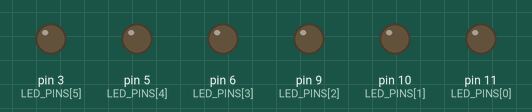
Simulated run of this sketch. Board: Arduino Uno, built with avr-gcc and run on an emulated ATmega328P. On the bench: output pins drawn as LEDs (lit = HIGH).

Above: at 0.15 s.
At 5.15 s:
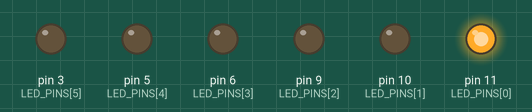
At 6.06 s:
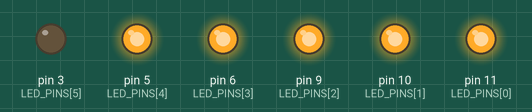
At 8.46 s:
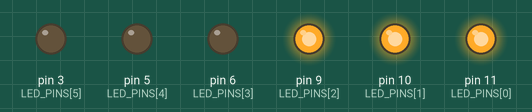
At 9.2 s:
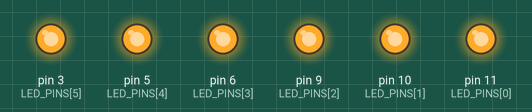
Timing chart, 0 to 10.1 s (numbered marks = the images above):
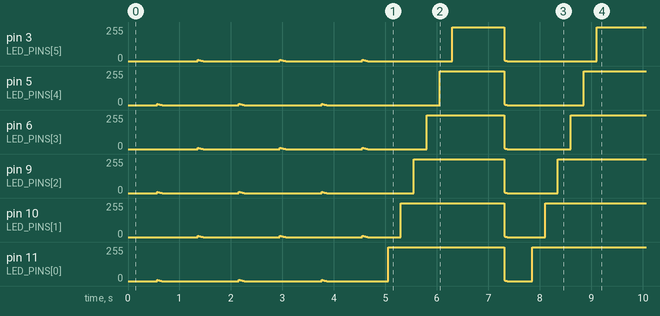

The sketch:

sketch.ino
```cpp
// 6 LED: chớp so le + chạy tăng dần từ trái qua phải – Arduino Uno
// Mạch giữ nguyên như prototype 06 (LED xếp từ trái sang phải):
//   LED 1 -> ~11   LED 2 -> ~10   LED 3 -> ~9
//   LED 4 -> ~6    LED 5 -> ~5    LED 6 -> ~3
//   Chân dương (chân cong) nối chân PWM, chân âm nối hàng GND trên breadboard
//   Mạch thật: thêm điện trở 220Ω nối tiếp mỗi LED
//
// Chương trình tự chuyển qua lại giữa 2 hiệu ứng:
//   1. So le:         LED lẻ (1, 3, 5) và chẵn (2, 4, 6) thay phiên chớp sáng rồi tắt dần
//   2. Chạy tăng dần: LED lần lượt sáng dần từ trái qua phải đến khi sáng hết dãy,
//                     giữ một nhịp rồi cả dãy cùng tắt dần

const uint8_t LED_PINS[] = {11, 10, 9, 6, 5, 3};   // thứ tự từ trái qua phải
const uint8_t LED_COUNT  = sizeof(LED_PINS) / sizeof(LED_PINS[0]);

// ---- Số vòng chạy mỗi hiệu ứng trước khi chuyển (đặt 0 để bỏ hiệu ứng đó) ----
const uint8_t SO_LE_ROUNDS = 3;
const uint8_t CHAY_ROUNDS  = 2;

// ---- Hiệu ứng 1: so le (đơn vị: mili giây) ----
const unsigned long SO_LE_ATTACK_MS = 0;     // 0 = chớp sáng ngay, >0 = sáng dần
const unsigned long SO_LE_DECAY_MS  = 700;   // thời gian tắt dần
const unsigned long SO_LE_GAP_MS    = 100;   // tắt hẳn trước khi nhóm kia chớp
const unsigned long SO_LE_HALF_MS   = SO_LE_ATTACK_MS + SO_LE_DECAY_MS + SO_LE_GAP_MS;
const unsigned long SO_LE_ROUND_MS  = 2 * SO_LE_HALF_MS;

// ---- Hiệu ứng 2: chạy tăng dần từ trái qua phải (đơn vị: mili giây) ----
const unsigned long CHAY_STEP_MS = 250;      // LED kế bên phải bắt đầu sáng sau bao lâu
const unsigned long CHAY_IN_MS   = 250;      // mỗi LED sáng dần lên trong bao lâu
const unsigned long CHAY_HOLD_MS = 500;      // giữ khi cả dãy đã sáng hết
const unsigned long CHAY_OUT_MS  = 600;      // cả dãy cùng tắt dần
const unsigned long CHAY_GAP_MS  = 200;      // tắt hẳn trước vòng tiếp theo
const unsigned long CHAY_FULL_MS  = (LED_COUNT - 1) * CHAY_STEP_MS + CHAY_IN_MS;  // lúc LED cuối sáng hết
const unsigned long CHAY_ROUND_MS = CHAY_FULL_MS + CHAY_HOLD_MS + CHAY_OUT_MS + CHAY_GAP_MS;

// ---- Cả chương trình: so le N vòng -> chạy tăng dần M vòng -> lặp lại ----
const unsigned long SO_LE_TOTAL_MS = SO_LE_ROUNDS * SO_LE_ROUND_MS;
const unsigned long SHOW_MS        = SO_LE_TOTAL_MS + CHAY_ROUNDS * CHAY_ROUND_MS;
static_assert(SHOW_MS > 0, "Can it nhat mot hieu ung co so vong lon hon 0");

int lastPwm[LED_COUNT];                      // giá trị đã ghi, chỉ ghi lại khi thay đổi

// Mắt người nhạy với vùng tối hơn vùng sáng.
// Bình phương mức sáng để LED sáng/tắt đều mắt.
uint8_t gammaPwm(uint8_t level) {
  return (uint16_t)level * level / 255;
}

// Tăng từ 0 lên 255 trong khoảng `duration`, tính tại thời điểm t
uint8_t rampUp(unsigned long t, unsigned long duration) {
  if (duration == 0 || t >= duration) return 255;
  return t * 255UL / duration;
}

// Hiệu ứng 1: độ sáng LED thứ i tại thời điểm t trong một vòng so le
uint8_t levelSoLe(uint8_t i, unsigned long t) {
  unsigned long offset = (i % 2 == 0) ? 0 : SO_LE_HALF_MS;   // nhóm chẵn trễ đúng nửa vòng
  t = (t + SO_LE_ROUND_MS - offset) % SO_LE_ROUND_MS;
  if (t < SO_LE_ATTACK_MS) return rampUp(t, SO_LE_ATTACK_MS);           // đang sáng lên
  t -= SO_LE_ATTACK_MS;
  if (t < SO_LE_DECAY_MS) return 255 - rampUp(t, SO_LE_DECAY_MS);      // đang tắt dần
  return 0;                                                              // chờ nhóm kia
}

// Hiệu ứng 2: độ sáng LED thứ i tại thời điểm t trong một vòng chạy tăng dần
uint8_t levelChay(uint8_t i, unsigned long t) {
  unsigned long start = i * CHAY_STEP_MS;    // LED càng bên phải càng sáng muộn
  if (t < CHAY_FULL_MS + CHAY_HOLD_MS) {     // giai đoạn sáng tăng dần + giữ
    return (t < start) ? 0 : rampUp(t - start, CHAY_IN_MS);
  }
  t -= CHAY_FULL_MS + CHAY_HOLD_MS;
  if (t < CHAY_OUT_MS) return 255 - rampUp(t, CHAY_OUT_MS);             // cả dãy tắt dần
  return 0;                                                              // nghỉ trước vòng sau
}

void setup() {
  for (uint8_t i = 0; i < LED_COUNT; i++) {
    pinMode(LED_PINS[i], OUTPUT);
    analogWrite(LED_PINS[i], 0);
    lastPwm[i] = 0;
  }
}

void loop() {
  unsigned long tShow = millis() % SHOW_MS;  // vị trí hiện tại trong cả chương trình

  for (uint8_t i = 0; i < LED_COUNT; i++) {
    uint8_t level;
    if (tShow < SO_LE_TOTAL_MS) {
      level = levelSoLe(i, tShow % SO_LE_ROUND_MS);
    } else {
      level = levelChay(i, (tShow - SO_LE_TOTAL_MS) % CHAY_ROUND_MS);
    }

    int pwm = gammaPwm(level);
    if (pwm != lastPwm[i]) {
      analogWrite(LED_PINS[i], pwm);
      lastPwm[i] = pwm;
    }
  }
}
```
